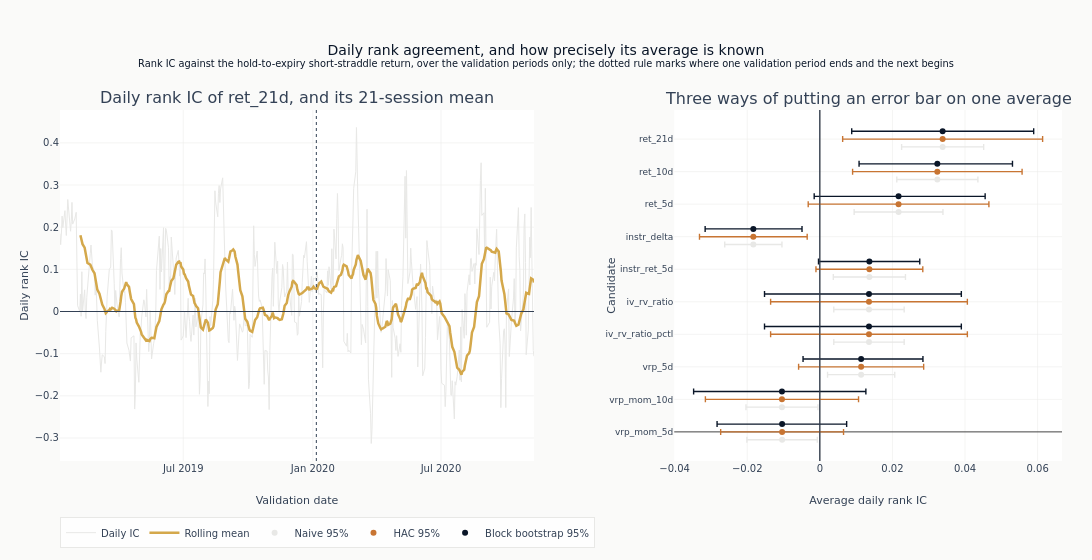

Write notebook code for a chart like this one.
### Markdown cell above
The right panel takes the same candidates in order of average agreement and draws all
three intervals for each. Drawn on one row per candidate they would sit on top of each
other and the widest would hide the rest, so each is offset vertically: the difference
between the three is what the panel is for.

### Code cell
interval_order = list(reversed(leading_features))
BAND_OFFSET = 0.24
for rank, (band, color, label) in enumerate(
    [
        ("naive", COLORS["silver_muted"], "Naive 95%"),
        ("hac", COLORS["copper"], "HAC 95%"),
        ("boot", COLORS["blue"], "Block bootstrap 95%"),
    ]
):
    lower = [uncertainty[f][f"ci_{band}_lower"] for f in interval_order]
    upper = [uncertainty[f][f"ci_{band}_upper"] for f in interval_order]
    means = [uncertainty[f]["mean_ic"] for f in interval_order]
    fig.add_trace(
        go.Scatter(
            x=means,
            y=[i + (rank - 1) * BAND_OFFSET for i in range(len(interval_order))],
            mode="markers",
            marker=dict(color=color, size=6),
            error_x=dict(
                type="data",
                symmetric=False,
                array=[u - m for u, m in zip(upper, means, strict=True)],
                arrayminus=[m - lo for m, lo in zip(means, lower, strict=True)],
                color=color,
                thickness=1.4,
                width=3,
            ),
            text=interval_order,
            name=label,
        ),
        row=1,
        col=2,
    )
fig.add_vline(x=0, line=dict(color=COLORS["neutral"], width=1), row=1, col=2)

fig.update_layout(
    template="ml4t",
    height=560,
    width=1150,
    title={
        "text": (
            "Daily rank agreement, and how precisely its average is known"
            "<br><sup>Rank IC against the hold-to-expiry short-straddle return, over the "
            "validation periods only; the dotted rule marks where one validation period "
            "ends and the next begins</sup>"
        )
    },
    margin=dict(l=60, r=30, t=110, b=60),
    legend=dict(orientation="h", y=-0.16, x=0),
)
fig.update_xaxes(title_text="Validation date", row=1, col=1)
fig.update_xaxes(title_text="Average daily rank IC", row=1, col=2)
fig.update_yaxes(title_text="Daily rank IC", row=1, col=1)
fig.update_yaxes(
    title_text="Candidate",
    tickmode="array",
    tickvals=list(range(len(interval_order))),
    ticktext=interval_order,
    tickfont=dict(size=9),
    row=1,
    col=2,
)
show_plotly_with_alt(
    fig,
    "Two panels. On the left, the daily rank IC of ret_21d against the hold-to-expiry "
    "short-straddle return across the validation periods, drawn as a noisy grey daily series "
    "with a 21-session rolling mean over it; the rolling mean oscillates between about -0.15 "
    "and +0.18, crossing zero repeatedly, and a dotted vertical rule marks where one "
    "validation period ends and the next begins. On the right, the average daily rank IC for "
    "each of ten candidates, each with three error bars from a naive, a HAC and a block "
    "bootstrap interval. ret_21d and ret_10d have the largest positive averages at about 0.035 "
    "and 0.033, instr_delta the largest negative at about -0.018, and for every candidate the "
    "naive interval is the narrowest of the three.",
)

### Figure 1 — Plotly figure (JSON) as saved in the notebook; plotly's stock layout.template omitted (floating-point values rounded to 4 significant figures; data arrays with more than 128 entries replaced by an {"elided": "..."} marker saying what was removed)
{"data": [{"line": {"color": "#e8e8e6", "width": 1}, "mode": "lines", "name": "Daily IC", "type": "scatter", "x": {"elided": "467 str values"}, "xaxis": "x", "y": {"elided": "467 float values"}, "yaxis": "y"}, {"line": {"color": "#D4A84B", "width": 2.5}, "mode": "lines", "name": "Rolling mean", "type": "scatter", "x": {"elided": "467 str values"}, "xaxis": "x", "y": {"elided": "467 float values"}, "yaxis": "y"}, {"error_x": {"array": [0.009696, 0.009913, 0.009258, 0.009694, 0.009694, 0.009941, 0.007884, 0.01223, 0.01117, 0.0113], "arrayminus": [0.009696, 0.009913, 0.009258, 0.009694, 0.009694, 0.009941, 0.007884, 0.01223, 0.01117, 0.0113], "color": "#e8e8e6", "symmetric": false, "thickness": 1.4, "type": "data", "width": 3}, "marker": {"color": "#e8e8e6", "size": 6}, "mode": "markers", "name": "Naive 95%", "text": ["vrp_mom_5d", "vrp_mom_10d", "vrp_5d", "iv_rv_ratio_pctl", "iv_rv_ratio", "instr_ret_5d", "instr_delta", "ret_5d", "ret_10d", "ret_21d"], "type": "scatter", "x": [-0.01039, -0.01043, 0.01138, 0.01354, 0.01354, 0.01365, -0.01832, 0.02169, 0.03237, 0.03383], "xaxis": "x2", "y": [-0.24, 0.76, 1.76, 2.76, 3.76, 4.76, 5.76, 6.76, 7.76, 8.76], "yaxis": "y2"}, {"error_x": {"array": [0.01693, 0.0211, 0.01723, 0.0271, 0.0271, 0.01472, 0.01484, 0.02489, 0.02335, 0.02754], "arrayminus": [0.01693, 0.0211, 0.01723, 0.0271, 0.0271, 0.01472, 0.01484, 0.02489, 0.02335, 0.02754], "color": "#C87533", "symmetric": false, "thickness": 1.4, "type": "data", "width": 3}, "marker": {"color": "#C87533", "size": 6}, "mode": "markers", "name": "HAC 95%", "text": ["vrp_mom_5d", "vrp_mom_10d", "vrp_5d", "iv_rv_ratio_pctl", "iv_rv_ratio", "instr_ret_5d", "instr_delta", "ret_5d", "ret_10d", "ret_21d"], "type": "scatter", "x": [-0.01039, -0.01043, 0.01138, 0.01354, 0.01354, 0.01365, -0.01832, 0.02169, 0.03237, 0.03383], "xaxis": "x2", "y": [0.0, 1.0, 2.0, 3.0, 4.0, 5.0, 6.0, 7.0, 8.0, 9.0], "yaxis": "y2"}, {"error_x": {"array": [0.01778, 0.02312, 0.01703, 0.02544, 0.02544, 0.01388, 0.01341, 0.02386, 0.0207, 0.02508], "arrayminus": [0.01792, 0.02434, 0.016, 0.02878, 0.02878, 0.01402, 0.01328, 0.02324, 0.02156, 0.02505], "color": "#0a1628", "symmetric": false, "thickness": 1.4, "type": "data", "width": 3}, "marker": {"color": "#0a1628", "size": 6}, "mode": "markers", "name": "Block bootstrap 95%", "text": ["vrp_mom_5d", "vrp_mom_10d", "vrp_5d", "iv_rv_ratio_pctl", "iv_rv_ratio", "instr_ret_5d", "instr_delta", "ret_5d", "ret_10d", "ret_21d"], "type": "scatter", "x": [-0.01039, -0.01043, 0.01138, 0.01354, 0.01354, 0.01365, -0.01832, 0.02169, 0.03237, 0.03383], "xaxis": "x2", "y": [0.24, 1.24, 2.24, 3.24, 4.24, 5.24, 6.24, 7.24, 8.24, 9.24], "yaxis": "y2"}], "layout": {"annotations": [{"font": {"size": 16}, "showarrow": false, "text": "Daily rank IC of ret_21d, and its 21-session mean", "x": 0.2365, "xanchor": "center", "xref": "paper", "y": 1.0, "yanchor": "bottom", "yref": "paper"}, {"font": {"size": 16}, "showarrow": false, "text": "Three ways of putting an error bar on one average", "x": 0.8065, "xanchor": "center", "xref": "paper", "y": 1.0, "yanchor": "bottom", "yref": "paper"}], "height": 560, "legend": {"orientation": "h", "x": 0, "y": -0.16}, "margin": {"b": 60, "l": 60, "r": 30, "t": 110}, "shapes": [{"line": {"color": "#334155", "width": 1}, "type": "line", "x0": 0, "x1": 1, "xref": "x domain", "y0": 0, "y1": 0, "yref": "y"}, {"line": {"color": "#334155", "dash": "dot", "width": 1}, "type": "line", "x0": "2020-01-06", "x1": "2020-01-06", "xref": "x", "y0": 0, "y1": 1, "yref": "y domain"}, {"line": {"color": "#334155", "width": 1}, "type": "line", "x0": 0, "x1": 0, "xref": "x2", "y0": 0, "y1": 1, "yref": "y2 domain"}], "title": {"text": "Daily rank agreement, and how precisely its average is known<br><sup>Rank IC against the hold-to-expiry short-straddle return, over the validation periods only; the dotted rule marks where one validation period ends and the next begins</sup>"}, "width": 1150, "xaxis": {"anchor": "y", "domain": [0.0, 0.473], "title": {"text": "Validation date"}}, "xaxis2": {"anchor": "y2", "domain": [0.613, 1.0], "title": {"text": "Average daily rank IC"}}, "yaxis": {"anchor": "x", "domain": [0.0, 1.0], "title": {"text": "Daily rank IC"}}, "yaxis2": {"anchor": "x2", "domain": [0.0, 1.0], "tickfont": {"size": 9}, "tickmode": "array", "ticktext": ["vrp_mom_5d", "vrp_mom_10d", "vrp_5d", "iv_rv_ratio_pctl", "iv_rv_ratio", "instr_ret_5d", "instr_delta", "ret_5d", "ret_10d", "ret_21d"], "tickvals": [0, 1, 2, 3, 4, 5, 6, 7, 8, 9], "title": {"text": "Candidate"}}}}
